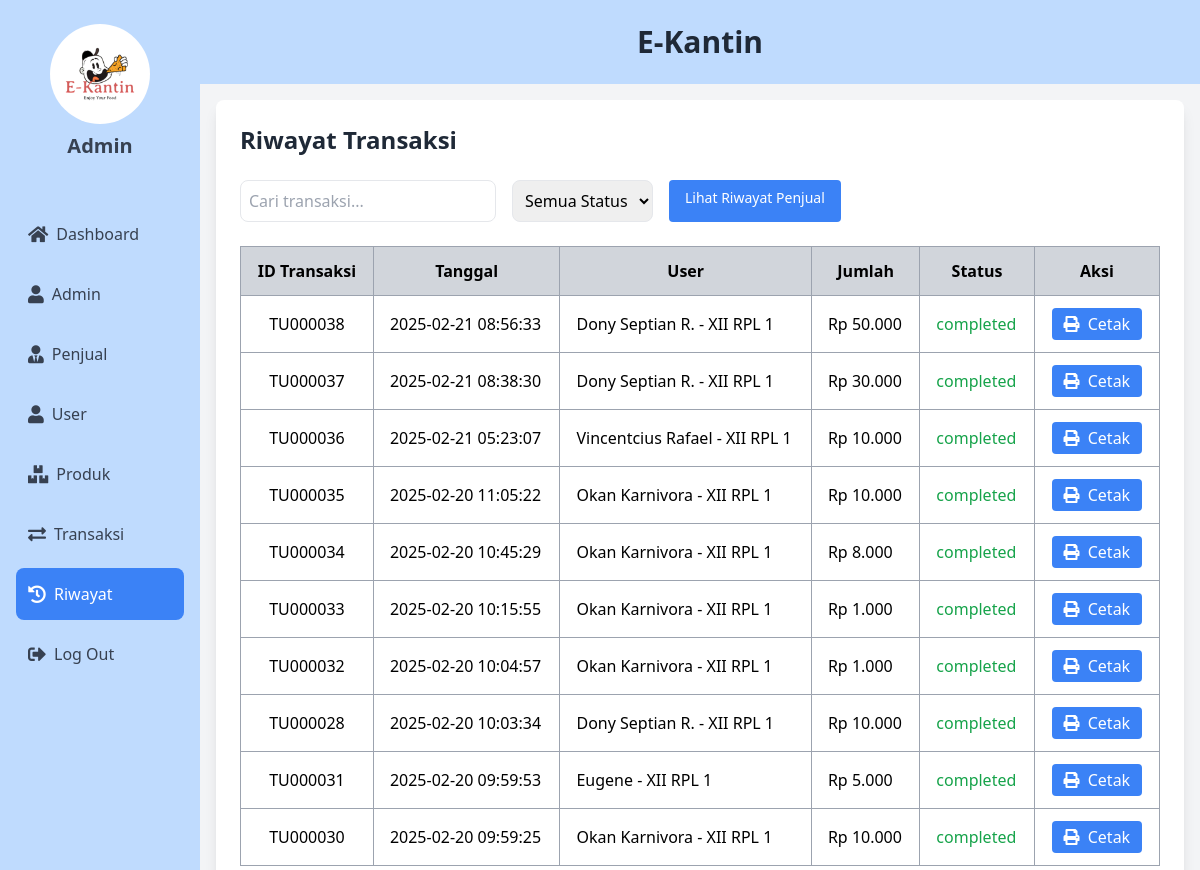
The page /riwayat/riwayat.php (signed in) on the database its author committed.
### tables this page shows
CREATE TABLE `top_up` (
  `id_topup` int NOT NULL AUTO_INCREMENT,
  `id_user` int NOT NULL,
  `saldo` decimal(10,2) NOT NULL,
  `status` enum('pending','completed','failed') NOT NULL DEFAULT 'pending',
  `tanggal_transaksi` datetime NOT NULL DEFAULT CURRENT_TIMESTAMP,
  `total_harga` int NOT NULL,
  PRIMARY KEY (`id_topup`),
  KEY `transaksi_user_FK` (`id_user`),
  CONSTRAINT `transaksi_user_FK` FOREIGN KEY (`id_user`) REFERENCES `user` (`id_user`) ON DELETE CASCADE ON UPDATE CASCADE
);

CREATE TABLE `user` (
  `id_user` int NOT NULL AUTO_INCREMENT,
  `nama_user` varchar(100) NOT NULL,
  `username` varchar(100) NOT NULL,
  `email` varchar(100) NOT NULL,
  `role` varchar(100) NOT NULL,
  `saldo` decimal(10,2) NOT NULL DEFAULT '0.00',
  `password` varchar(100) NOT NULL,
  `tanggal_bergabung` timestamp NOT NULL DEFAULT CURRENT_TIMESTAMP,
  PRIMARY KEY (`id_user`)
);

### riwayat/riwayat.php (the view, shortened to what this page needs)
<?php
include '../config.php';
$hal = isset($_GET['hal']) ? (int)$_GET['hal'] : 1;
$batas = 10;
$mulai = ($hal - 1) * $batas;
$query = "SELECT t.*, u.nama_user
          FROM top_up t
          JOIN user u ON t.id_user = u.id_user
          ORDER BY t.tanggal_transaksi DESC, t.id_topup DESC
          LIMIT $mulai, $batas";
$result = mysqli_query($conn, $query);
?>
<!DOCTYPE html>
<html lang="en">
<head>
    <script src="https://cdn.tailwindcss.com"></script>
    <link href="https://cdnjs.cloudflare.com/ajax/libs/font-awesome/5.15.4/css/all.min.css" rel="stylesheet">
</head>
<body class="bg-gray-100">
    <div class="flex h-screen overflow-hidden">
        <div class="w-1/6 bg-blue-200">
            <div class="flex flex-col items-center py-6 px-4">
                <div class="flex flex-col items-center mb-6">
                    <img src="../images/WhatsApp Image 2025-01-04 at 10.08.50_8e6a12dc.jpg" alt="Logo" class="rounded-full mb-2" style="height: 100px;">
                    <h1 class="text-xl font-semibold text-gray-700">Admin</h1>
                </div><br>
                <nav class="space-y-2 w-full">
                    <a href="../dashboard/dashboard.php" class="nav-link flex items-center p-3 w-full text-gray-700 hover:bg-blue-500 hover:text-white transition-all duration-300 rounded-lg <?php echo (basename($_SERVER['PHP_SELF']) == 'dashboard.php') ? 'bg-blue-500 text-white' : ''; ?>">
                        <i class="fas fa-home mr-2 text-lg"></i> Dashboard
                    </a>
                    <a href="../admin/admin.php" class="nav-link flex items-center p-3 w-full text-gray-700 hover:bg-blue-500 hover:text-white transition-all duration-300 rounded-lg <?php echo (basename($_SERVER['PHP_SELF']) == 'admin.php') ? 'bg-blue-500 text-white' : ''; ?>">
                        <i class="fas fa-user mr-2 text-lg"></i> Admin
                    </a>
                    <a href="../penjual/penjual.php" class="nav-link flex items-center p-3 w-full text-gray-700 hover:bg-blue-500 hover:text-white transition-all duration-300 rounded-lg <?php echo (basename($_SERVER['PHP_SELF']) == 'penjual.php') ? 'bg-blue-500 text-white' : ''; ?>">
                        <i class="fas fa-user-tie mr-2 text-lg"></i> Penjual
                    </a>
                    <a href="../user/user.php" class="nav-link flex items-center p-3 w-full text-gray-700 hover:bg-blue-500 hover:text-white transition-all duration-300 rounded-lg <?php echo (basename($_SERVER['PHP_SELF']) == 'user.php') ? 'bg-blue-500 text-white' : ''; ?>">
                        <i class="fas fa-user mr-2 text-lg"></i> User
                    </a>
                    <a href="../barang/barang.php" class="nav-link flex items-center p-3 w-full text-gray-700 hover:bg-blue-500 hover:text-white transition-all duration-300 rounded-lg <?php echo (basename($_SERVER['PHP_SELF']) == 'barang.php') ? 'bg-blue-500 text-white' : ''; ?>">
                        <i class="fas fa-boxes mr-2 text-lg"></i> Produk
                    </a>
                    <a href="../transaksi/transaksi.php" class="nav-link flex items-center p-3 w-full text-gray-700 hover:bg-blue-500 hover:text-white transition-all duration-300 rounded-lg <?php echo (basename($_SERVER['PHP_SELF']) == 'transaksi.php') ? 'bg-blue-500 text-white' : ''; ?>">
                        <i class="fas fa-exchange-alt mr-2 text-lg"></i> Transaksi
                    </a>
                    <a href="../riwayat/riwayat.php" class="nav-link flex items-center p-3 w-full text-gray-700 hover:bg-blue-500 hover:text-white transition-all duration-300 rounded-lg <?php echo (basename($_SERVER['PHP_SELF']) == 'riwayat.php') ? 'bg-blue-500 text-white' : ''; ?>">
                        <i class="fas fa-history mr-2 text-lg"></i> Riwayat
                    </a>
                    <a href="../logout.php" class="nav-link flex items-center p-3 w-full text-gray-700 hover:bg-blue-500 hover:text-white transition-all duration-300 rounded-lg">
                        <i class="fas fa-sign-out-alt mr-2 text-lg"></i> Log Out
                    </a>
                </nav>
            </div>
        </div>
        <div class="flex-1 flex flex-col overflow-hidden">
            <div class="bg-blue-200 text-center py-6 border-b-3 border-blue-400">
                <h1 class="text-3xl font-bold text-gray-800">E-Kantin</h1>
            </div>
            <div class="flex-1 p-4">
                <div class="bg-white rounded-lg shadow-lg p-6">
                    <h2 class="text-2xl font-bold mb-6 text-gray-800">Riwayat Transaksi</h2>
                    <div class="mb-6 flex gap-4">
                        <input type="text" id="searchInput" placeholder="Cari transaksi..."
                               class="p-2 border rounded-lg w-64 focus:ring-2 focus:ring-blue-400">
                        <select id="statusFilter" class="p-2 border rounded-lg focus:ring-2 focus:ring-blue-400">
                            <option value="">Semua Status</option>
                        </select>
                        <a href="rwtpenjual.php" class="text-sm px-4 py-2 bg-blue-500 text-white rounded hover:bg-blue-600 transition duration-200">Lihat Riwayat Penjual</a>
                    </div>
                    <div class="overflow-x-auto  h-[calc(100vh-250px)] overflow-y-auto custom-scrollbar">
                        <table class="min-w-full bg-white table-auto border-collapse">
                            <thead class="sticky-header">
                                <tr class="bg-gray-300 text-center">
                                    <th class="py-3 px-4 border border-gray-400">ID Transaksi</th>
                                    <th class="py-3 px-4 border border-gray-400">Tanggal</th>
                                    <th class="py-3 px-4 border border-gray-400">User</th>
                                    <th class="py-3 px-4 border border-gray-400">Jumlah</th>
                                    <th class="py-3 px-4 border border-gray-400">Status</th>
                                    <th class="py-3 px-4 border border-gray-400">Aksi</th>
                                </tr>
                            </thead>
                            <tbody>
                            <?php
                            while($row = mysqli_fetch_array($result)) {
                                $statusClass = $row['status'] == 'completed' ? 'text-green-600' :
                                             ($row['status'] == 'failed' ? 'text-red-600' : 'text-yellow-600');
                                echo "<tr class='border-b hover:bg-gray-50'>
                                        <td class='py-3 px-4 text-center border border-gray-400'>TU" . str_pad($row['id_topup'], 6, '0', STR_PAD_LEFT) . "</td>
                                        <td class='py-3 px-4 border border-gray-400'>{$row['tanggal_transaksi']}</td>
                                        <td class='py-3 px-4 border border-gray-400'>{$row['nama_user']}</td>
                                        <td class='py-3 px-4 border border-gray-400'>Rp " . number_format($row['saldo'],0,',','.') . "</td>
                                        <td class='py-3 px-4 border border-gray-400 {$statusClass}'>{$row['status']}</td>
                                        <td class='py-3 px-4 text-center border border-gray-400'>
                                            <button onclick='printReceipt(\"TU{$row['id_topup']}\", \"{$row['nama_user']}\", {$row['saldo']}, \"{$row['tanggal_transaksi']}\")'
                                                    class='bg-blue-500 text-white px-3 py-1 rounded hover:bg-blue-600 transition-colors'>
                                                <i class='fas fa-print mr-1'></i> Cetak
                                            </button>
                                        </td>
                                    </tr>";
                            }
                            ?>
                            </tbody>
                        </table>
                    </div>
                </div>
            </div>
        </div>
    </div>
</body>
</html>

### riwayat/riwayat.php (style rules this page uses)
.sticky-header th { position: sticky; top: 0; background-color: rgb(209 213 219); z-index: 10; }

### rows shown on the page
top_up: id_topup "000038", tanggal_transaksi "2025-02-21 08:56:33", id_user.nama_user "Dony Septian R. - XII RPL 1", saldo "50.000", status "completed"
top_up: id_topup "000037", tanggal_transaksi "2025-02-21 08:38:30", id_user.nama_user "Dony Septian R. - XII RPL 1", saldo "30.000", status "completed"
top_up: id_topup "000036", tanggal_transaksi "2025-02-21 05:23:07", id_user.nama_user "Vincentcius Rafael - XII RPL 1", saldo "10.000", status "completed"
top_up: id_topup "000035", tanggal_transaksi "2025-02-20 11:05:22", id_user.nama_user "Okan Karnivora - XII RPL 1", saldo "10.000", status "completed"
top_up: id_topup "000034", tanggal_transaksi "2025-02-20 10:45:29", id_user.nama_user "Okan Karnivora - XII RPL 1", saldo "8.000", status "completed"
top_up: id_topup "000033", tanggal_transaksi "2025-02-20 10:15:55", id_user.nama_user "Okan Karnivora - XII RPL 1", saldo "1.000", status "completed"
top_up: id_topup "000032", tanggal_transaksi "2025-02-20 10:04:57", id_user.nama_user "Okan Karnivora - XII RPL 1", saldo "1.000", status "completed"
top_up: id_topup "000028", tanggal_transaksi "2025-02-20 10:03:34", id_user.nama_user "Dony Septian R. - XII RPL 1", saldo "10.000", status "completed"
top_up: id_topup "000031", tanggal_transaksi "2025-02-20 09:59:53", id_user.nama_user "Eugene - XII RPL 1", saldo "5.000", status "completed"
top_up: id_topup "000030", tanggal_transaksi "2025-02-20 09:59:25", id_user.nama_user "Okan Karnivora - XII RPL 1", saldo "10.000", status "completed"
